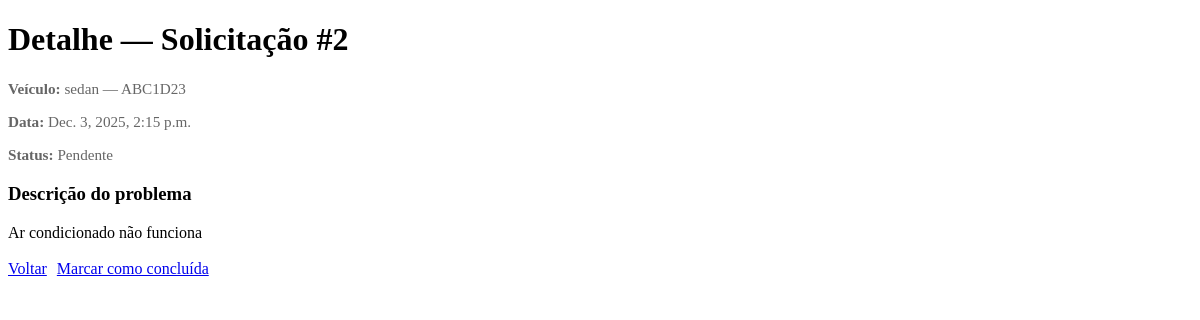
The page /frotas/manutencoes/2/ on the database as committed earlier.
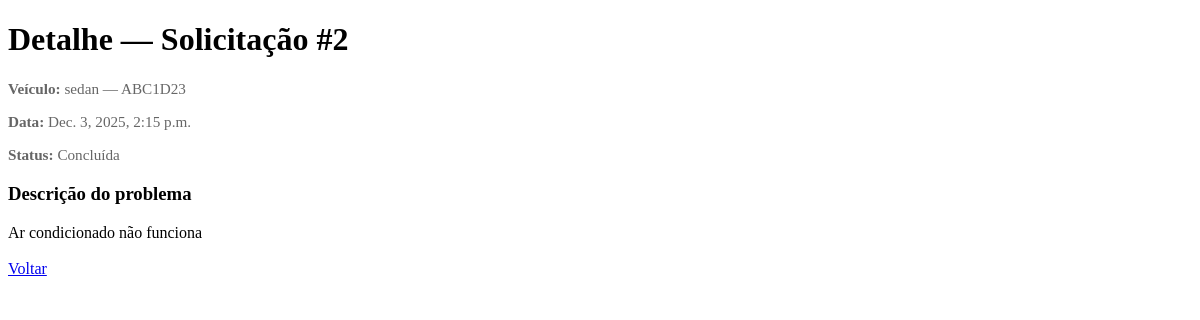
The same page on the database as committed later.
### frotas/views.py (the view)
# urls.py: path('manutencoes/<int:pk>/', views.detalhe_manutencao, name='detalhe_manutencao'),
def detalhe_manutencao(request, pk):
    manut = get_object_or_404(SolicitacaoManutencao, pk=pk)
    return render(request, 'manutencoes/detalhe_manutencao.html', {'manut': manut})

### frotas/templates/manutencoes/detalhe_manutencao.html (shortened to what this page needs)
{% load static %}
<!DOCTYPE html>
<html lang="pt-br">
<head>
  <link rel="stylesheet" href="{% static 'css/manutencoes.css' %}">
</head>
<body>
  <div class="container">
    <h1>Detalhe — Solicitação #{{ manut.id }}</h1>
    <p class="meta"><strong>Veículo:</strong> {{ manut.veiculo.modelo }} — {{ manut.veiculo.placa }}</p>
    <p class="meta"><strong>Data:</strong> {{ manut.data_solicitacao }}</p>
    <p class="meta"><strong>Status:</strong>
      {% if manut.concluida %}
        <span class="status-concluida">Concluída</span>
      {% else %}
        <span class="status-pendente">Pendente</span>
      {% endif %}
    </p>
    <h3>Descrição do problema</h3>
    <div class="descricao">{{ manut.descricao_problema }}</div>
    <div class="actions">
      <a href="{% url 'listar_manutencoes' %}" class="btn btn-detalhes">Voltar</a>
      {% if not manut.concluida %}
        <a href="{% url 'concluir_manutencao' manut.id %}" class="btn btn-concluir">Marcar como concluída</a>
      {% endif %}
    </div>
  </div>
</body>
</html>

Rows that differ between the two databases and show on the page:
changed SolicitacaoManutencao "Ar condicionado não funciona": concluida False → True (drawn)
Other text that changed with them:
text no longer shown: "Pendente Marcar como concluída"
text now shown: "Concluída"
